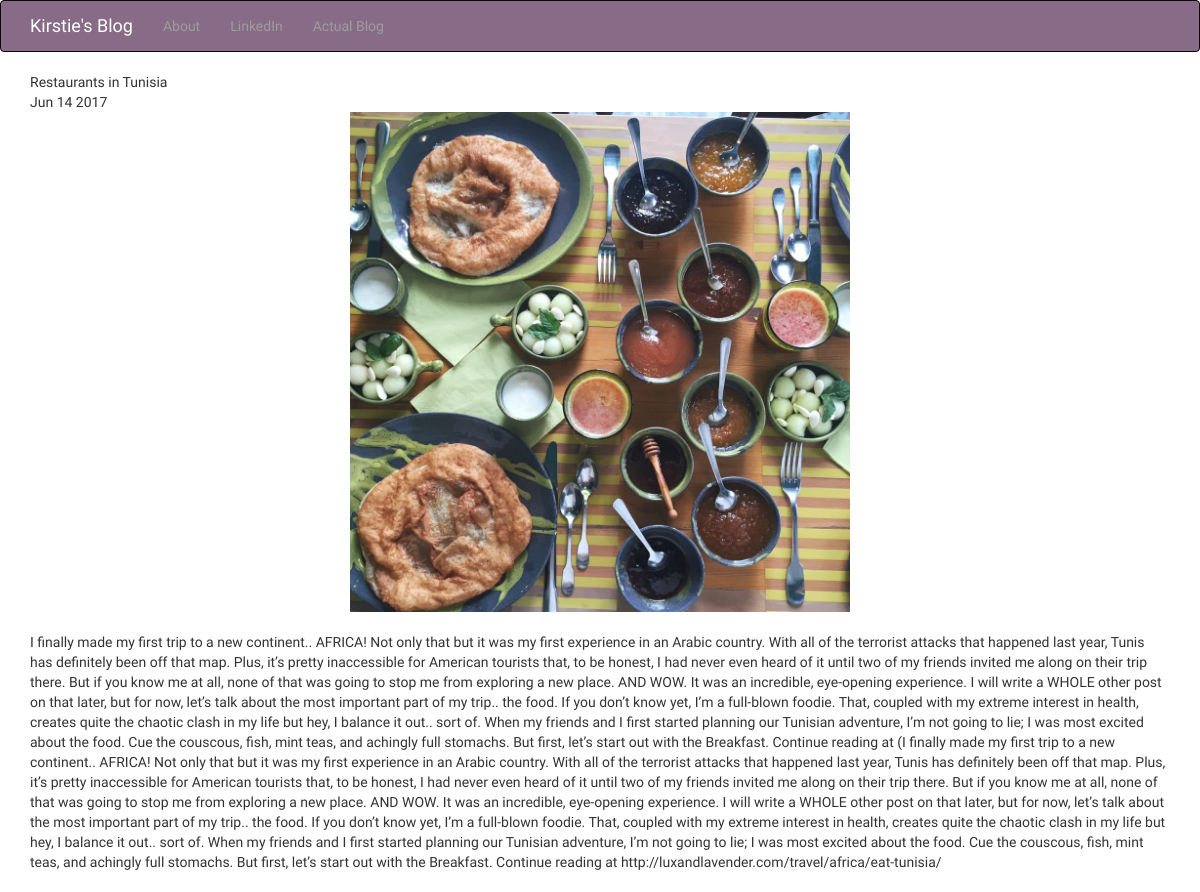
Page /posts/2/ on the committed database.
### posts/models.py (models this page shows, shortened)
class Post(models.Model):
	title = models.CharField(max_length=250)
	pub_date = models.DateTimeField()
	image = models.ImageField(upload_to='media/')
	body = models.TextField()
	def pub_date_pretty(self):
		return self.pub_date.strftime('%b %e %Y')

### posts/views.py (the view)
# urls.py: url(r'^posts/(?P<post_id>[0-9]+)/$', views.post_details, name="post_detail"),
def post_details(request, post_id):
	post = get_object_or_404(Post, pk=post_id)
	return render(request, 'posts/post_details.html', {'post':post})

### posts/templates/posts/post_details.html (shortened to what this page needs)
<!DOCTYPE html>
<html lang="en">
  <head>
    <link rel="stylesheet" href="https://maxcdn.bootstrapcdn.com/bootstrap/3.3.7/css/bootstrap.min.css">
  </head>
  <body>
  <nav class="navbar navbar-inverse" style="background-color: #886c87" >
	  <div class="container">
	    <div class="navbar-header">
	      <a class="navbar-brand" href="/" style="color: #ffffff">
	        Kirstie's Blog
	      </a>
	    </div>
	    <div class="collapse navbar-collapse" id="mynav" style="color: #ffffff">
	      <ul class="nav navbar-nav">
	      	<li><a href="/about">About</a></li>
	      	<li><a href="https://www.linkedin.com/in/kirstietaylor28/">LinkedIn</a></li>
	      	<li><a href="http://www.luxandlavender.com">Actual Blog</a></li>
	      </ul>
      </div>
	  </div>
	</nav>
	<div class="container">
		{{post.title}}
		<br>
		{{post.pub_date_pretty}}
		<br>
		<img src="{{post.image.url}}" class="img-responsive center-block" style="max-height:500px;">
		<br>
		{{post.body}}
		<br>
		<br>
	</div>
  </body>
</html>

### posts/templates/posts/post_details.html (style rules this page uses)
body { font-family: "Average"; }

### rows in the picture
Post: title "Restaurants in Tunisia", pub_date_pretty "Jun 14 2017", image (picture), body "I finally made my first trip to a new continent.. AFRICA! Not only that but it was my first experience in an Arabic country. With all of the terrorist attacks that happened last year, Tunis has definitely been off that map. Plus, it’s pretty inaccessible for American tourists that, to be honest, I had never even heard of it until two of my friends invited me along on their trip there. But if you know me at all, none of that was going to stop me from exploring a new place. AND WOW. It was an incredible, eye-opening experience. I will write a WHOLE other post on that later, but for now, let’s talk about the most important part of my trip.. the food. If you don’t know yet, I’m a full-blown…"
